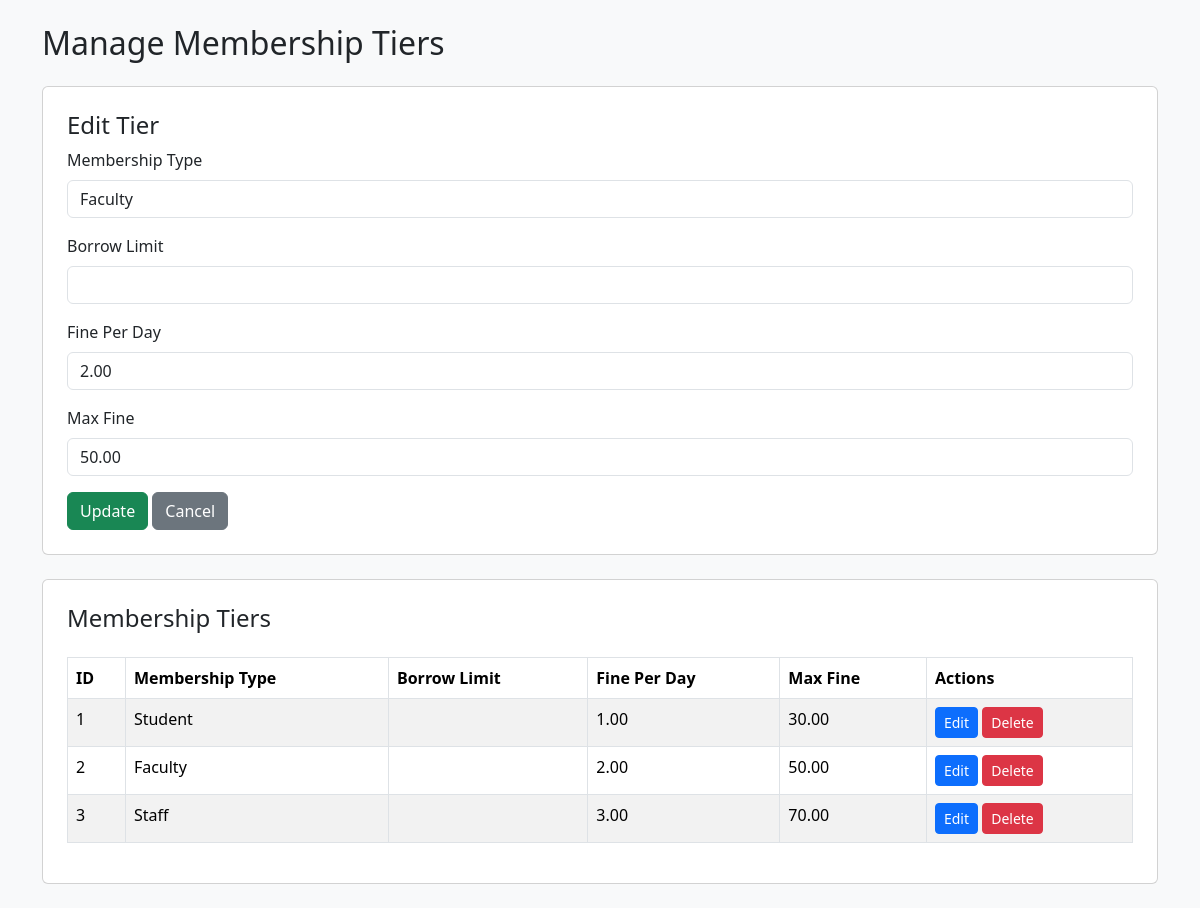
Page /manage_membership_tiers.php?edit=2 on the committed database.
### tables this page shows
CREATE TABLE Fine_Policy (
  Policy_ID INT AUTO_INCREMENT PRIMARY KEY,
  Membership_Type ENUM('Student', 'Faculty', 'Staff'),
  Fine_Per_Day DECIMAL(5,2),
  Max_Fine DECIMAL(10,2)
);

### manage_membership_tiers.php (the view, shortened to what this page needs)
<?php
include 'db_connect.php';
$tiers = $conn->query("SELECT * FROM Fine_Policy ORDER BY Membership_Type ASC");
$editData = null;
if (isset($_GET['edit'])) {
    $id = $_GET['edit'];
    $result = $conn->query("SELECT * FROM Fine_Policy WHERE Policy_ID=$id");
    $editData = $result->fetch_assoc();
}
?>
<!DOCTYPE html>
<html>
<head>
    <link href="https://cdn.jsdelivr.net/npm/bootstrap@5.3.2/dist/css/bootstrap.min.css" rel="stylesheet">
</head>
<body class="bg-light">
<div class="container py-4">
    <h2 class="mb-4">Manage Membership Tiers</h2>
    <div class="card p-4 mb-4">
        <h4><?= $editData ? "Edit Tier" : "Add New Tier" ?></h4>
        <form method="POST">
            <div class="mb-3">
                <label class="form-label">Membership Type</label>
                <input type="text" name="membership_type" class="form-control" required value="<?= $editData['Membership_Type'] ?? '' ?>">
            </div>
            <div class="mb-3">
                <label class="form-label">Borrow Limit</label>
                <input type="number" name="borrow_limit" class="form-control" required value="<?= $editData['Borrow_Limit'] ?? '' ?>">
            </div>
            <div class="mb-3">
                <label class="form-label">Fine Per Day</label>
                <input type="number" step="0.01" name="fine_per_day" class="form-control" required value="<?= $editData['Fine_Per_Day'] ?? '' ?>">
            </div>
            <div class="mb-3">
                <label class="form-label">Max Fine</label>
                <input type="number" step="0.01" name="max_fine" class="form-control" required value="<?= $editData['Max_Fine'] ?? '' ?>">
            </div>
            <button type="submit" name="save" class="btn btn-success"><?= $editData ? "Update" : "Add" ?></button>
            <?php if ($editData): ?>
                <a href="manage_membership_tiers.php" class="btn btn-secondary">Cancel</a>
            <?php endif; ?>
        </form>
    </div>
    <div class="card p-4">
        <h4>Membership Tiers</h4>
        <table class="table table-bordered table-striped mt-3">
            <thead>
                <tr>
                    <th>ID</th>
                    <th>Membership Type</th>
                    <th>Borrow Limit</th>
                    <th>Fine Per Day</th>
                    <th>Max Fine</th>
                    <th>Actions</th>
                </tr>
            </thead>
            <tbody>
                <?php while ($row = $tiers->fetch_assoc()): ?>
                    <tr>
                        <td><?= $row['Policy_ID'] ?></td>
                        <td><?= htmlspecialchars($row['Membership_Type']) ?></td>
                        <td><?= $row['Borrow_Limit'] ?></td>
                        <td><?= number_format($row['Fine_Per_Day'], 2) ?></td>
                        <td><?= number_format($row['Max_Fine'], 2) ?></td>
                        <td>
                            <a href="?edit=<?= $row['Policy_ID'] ?>" class="btn btn-sm btn-primary">Edit</a>
                            <a href="?delete=<?= $row['Policy_ID'] ?>" class="btn btn-sm btn-danger" onclick="return confirm('Delete this tier?')">Delete</a>
                        </td>
                    </tr>
                <?php endwhile; ?>
            </tbody>
        </table>
    </div>
</div>
</body>
</html>

### rows in the picture
fine_policy: membership_type "Faculty", fine_per_day "2.00", max_fine "50.00", Policy_ID "2", Membership_Type "Faculty", Fine_Per_Day "2.00", Max_Fine "50.00"
fine_policy: Policy_ID "1", Membership_Type "Student", Fine_Per_Day "1.00", Max_Fine "30.00"
fine_policy: Policy_ID "3", Membership_Type "Staff", Fine_Per_Day "3.00", Max_Fine "70.00"
